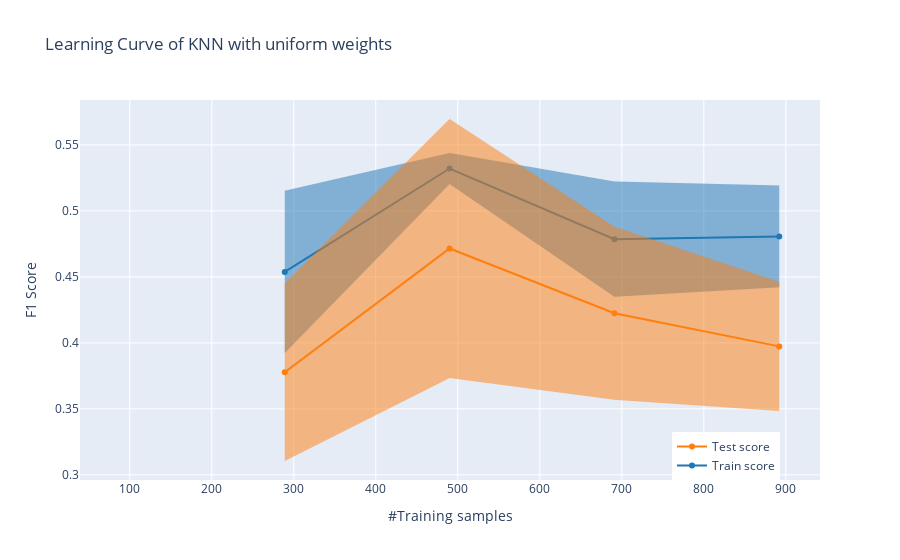

This figure's notebook cell:
### Code cell
plot_learning_curve(gs_knn_uniform.best_estimator_, "Learning Curve of KNN with uniform weights", X_train, y_train, cv=5)

### Figure 1 — Plotly figure (JSON) as saved in the notebook; plotly's stock layout.template omitted (floating-point values rounded to 4 significant figures)
{"data": [{"hoverlabel": {"namelength": 20}, "line": {"color": "rgba(31, 119, 180, 0.40)", "width": 0.1}, "mode": "lines", "name": "", "showlegend": false, "type": "scatter", "x": [89, 289, 490, 691, 892], "y": [null, 0.3923, 0.5203, 0.435, 0.4421]}, {"fill": "tonexty", "hoverlabel": {"namelength": 20}, "line": {"color": "rgba(31, 119, 180, 0.40)", "width": 0.1}, "mode": "lines", "name": "", "showlegend": false, "type": "scatter", "x": [89, 289, 490, 691, 892], "y": [null, 0.5152, 0.5439, 0.5223, 0.5193]}, {"line": {"color": "rgb(31, 119, 180)"}, "name": "Train score", "showlegend": true, "type": "scatter", "x": [89, 289, 490, 691, 892], "y": [null, 0.4537, 0.5321, 0.4786, 0.4807]}, {"hoverlabel": {"namelength": 20}, "line": {"color": "rgba(255, 127, 14, 0.40)", "width": 0.1}, "mode": "lines", "name": "", "showlegend": false, "type": "scatter", "x": [89, 289, 490, 691, 892], "y": [null, 0.3105, 0.3735, 0.3569, 0.3484]}, {"fill": "tonexty", "hoverlabel": {"namelength": 20}, "line": {"color": "rgba(255, 127, 14, 0.40)", "width": 0.1}, "mode": "lines", "name": "", "showlegend": false, "type": "scatter", "x": [89, 289, 490, 691, 892], "y": [null, 0.445, 0.5697, 0.488, 0.4463]}, {"line": {"color": "rgb(255, 127, 14)"}, "name": "Test score", "showlegend": true, "type": "scatter", "x": [89, 289, 490, 691, 892], "y": [null, 0.3777, 0.4716, 0.4225, 0.3973]}], "layout": {"autosize": true, "legend": {"x": 0.8, "y": 0}, "title": {"text": "Learning Curve of KNN with uniform weights"}, "xaxis": {"title": {"text": "#Training samples"}}, "yaxis": {"title": {"text": "F1 Score"}}}}
